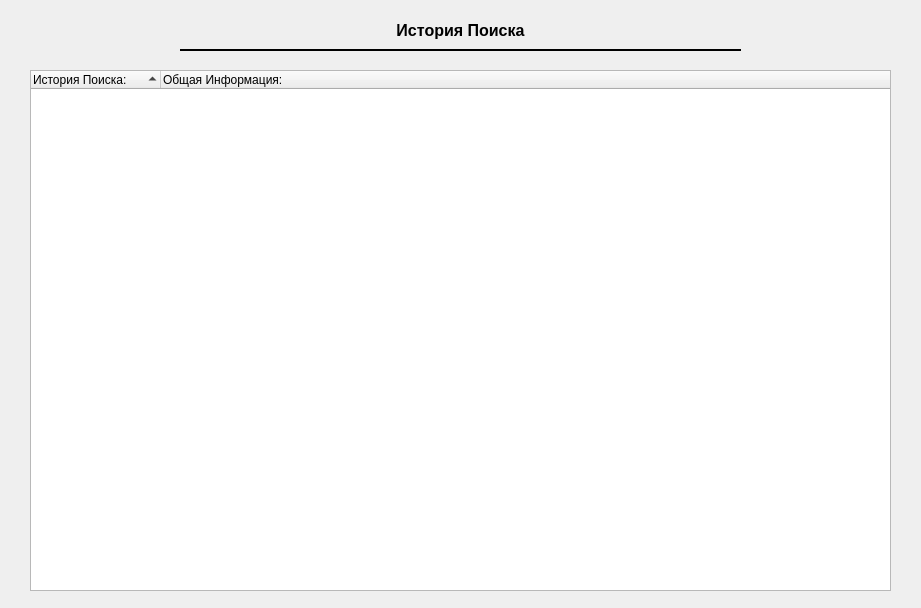
<?xml version="1.0" encoding="UTF-8"?>
<ui version="4.0">
 <class>HistorySearch</class>
 <widget class="QWidget" name="HistorySearch">
  <property name="geometry">
   <rect>
    <x>0</x>
    <y>0</y>
    <width>921</width>
    <height>608</height>
   </rect>
  </property>
  <property name="sizePolicy">
   <sizepolicy hsizetype="Fixed" vsizetype="Fixed">
    <horstretch>0</horstretch>
    <verstretch>0</verstretch>
   </sizepolicy>
  </property>
  <property name="minimumSize">
   <size>
    <width>100</width>
    <height>100</height>
   </size>
  </property>
  <property name="maximumSize">
   <size>
    <width>921</width>
    <height>608</height>
   </size>
  </property>
  <property name="windowTitle">
   <string>History</string>
  </property>
  <property name="windowIcon">
   <iconset resource="../../Icons/MyIcons.qrc">
    <normaloff>:/MyIcons/History.png</normaloff>:/MyIcons/History.png</iconset>
  </property>
  <widget class="QTreeWidget" name="treeWidget">
   <property name="geometry">
    <rect>
     <x>30</x>
     <y>70</y>
     <width>861</width>
     <height>521</height>
    </rect>
   </property>
   <property name="editTriggers">
    <set>QAbstractItemView::NoEditTriggers</set>
   </property>
   <property name="defaultDropAction">
    <enum>Qt::IgnoreAction</enum>
   </property>
   <attribute name="headerCascadingSectionResizes">
    <bool>true</bool>
   </attribute>
   <attribute name="headerMinimumSectionSize">
    <number>50</number>
   </attribute>
   <attribute name="headerDefaultSectionSize">
    <number>130</number>
   </attribute>
   <attribute name="headerHighlightSections">
    <bool>true</bool>
   </attribute>
   <attribute name="headerShowSortIndicator" stdset="0">
    <bool>true</bool>
   </attribute>
   <column>
    <property name="text">
     <string>История Поиска:</string>
    </property>
   </column>
   <column>
    <property name="text">
     <string>Общая Информация:</string>
    </property>
   </column>
  </widget>
  <widget class="Line" name="line">
   <property name="geometry">
    <rect>
     <x>180</x>
     <y>40</y>
     <width>561</width>
     <height>20</height>
    </rect>
   </property>
   <property name="frameShadow">
    <enum>QFrame::Plain</enum>
   </property>
   <property name="lineWidth">
    <number>2</number>
   </property>
   <property name="midLineWidth">
    <number>1</number>
   </property>
   <property name="orientation">
    <enum>Qt::Horizontal</enum>
   </property>
  </widget>
  <widget class="QLabel" name="label">
   <property name="geometry">
    <rect>
     <x>330</x>
     <y>20</y>
     <width>261</width>
     <height>21</height>
    </rect>
   </property>
   <property name="sizePolicy">
    <sizepolicy hsizetype="Fixed" vsizetype="Fixed">
     <horstretch>0</horstretch>
     <verstretch>0</verstretch>
    </sizepolicy>
   </property>
   <property name="text">
    <string>&lt;html&gt;&lt;head/&gt;&lt;body&gt;&lt;p align=&quot;center&quot;&gt;&lt;span style=&quot; font-size:12pt; font-weight:600;&quot;&gt;История Поиска&lt;/span&gt;&lt;/p&gt;&lt;/body&gt;&lt;/html&gt;</string>
   </property>
  </widget>
 </widget>
 <resources>
  <include location="../../Icons/MyIcons.qrc"/>
 </resources>
 <connections/>
</ui>
